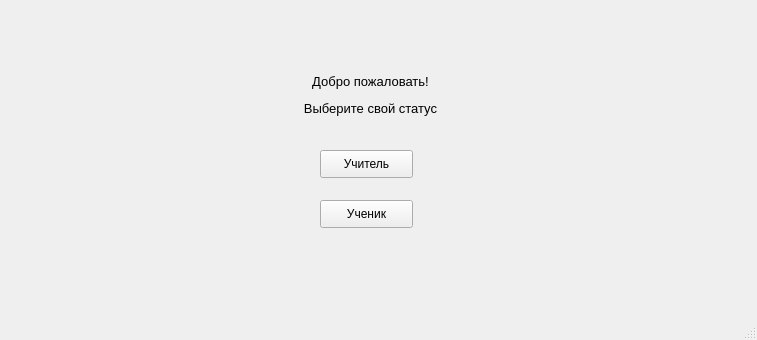
<?xml version="1.0" encoding="UTF-8"?>
<ui version="4.0">
 <class>MainWindow</class>
 <widget class="QMainWindow" name="MainWindow">
  <property name="geometry">
   <rect>
    <x>0</x>
    <y>0</y>
    <width>757</width>
    <height>340</height>
   </rect>
  </property>
  <property name="windowTitle">
   <string>MainWindow</string>
  </property>
  <widget class="QWidget" name="centralwidget">
   <widget class="QPushButton" name="pushButton">
    <property name="geometry">
     <rect>
      <x>320</x>
      <y>150</y>
      <width>93</width>
      <height>28</height>
     </rect>
    </property>
    <property name="text">
     <string>Учитель</string>
    </property>
   </widget>
   <widget class="QPushButton" name="pushButton_2">
    <property name="geometry">
     <rect>
      <x>320</x>
      <y>200</y>
      <width>93</width>
      <height>28</height>
     </rect>
    </property>
    <property name="text">
     <string>Ученик</string>
    </property>
   </widget>
   <widget class="QLabel" name="label">
    <property name="geometry">
     <rect>
      <x>280</x>
      <y>60</y>
      <width>181</width>
      <height>71</height>
     </rect>
    </property>
    <property name="layoutDirection">
     <enum>Qt::LeftToRight</enum>
    </property>
    <property name="text">
     <string>&lt;html&gt;&lt;head/&gt;&lt;body&gt;&lt;p align=&quot;center&quot;&gt;&lt;span style=&quot; font-size:10pt;&quot;&gt;Добро пожаловать!&lt;/span&gt;&lt;/p&gt;&lt;p align=&quot;center&quot;&gt;&lt;span style=&quot; font-size:10pt;&quot;&gt;Выберите свой статус&lt;/span&gt;&lt;/p&gt;&lt;/body&gt;&lt;/html&gt;</string>
    </property>
   </widget>
  </widget>
  <widget class="QMenuBar" name="menubar">
   <property name="geometry">
    <rect>
     <x>0</x>
     <y>0</y>
     <width>757</width>
     <height>26</height>
    </rect>
   </property>
  </widget>
  <widget class="QStatusBar" name="statusbar"/>
 </widget>
 <resources/>
 <connections/>
</ui>
